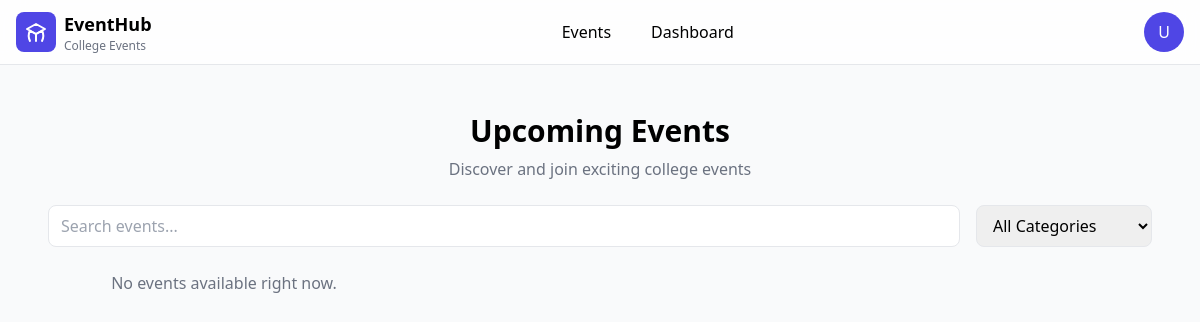
Before: /event_list/ (signed in) with the older database file.
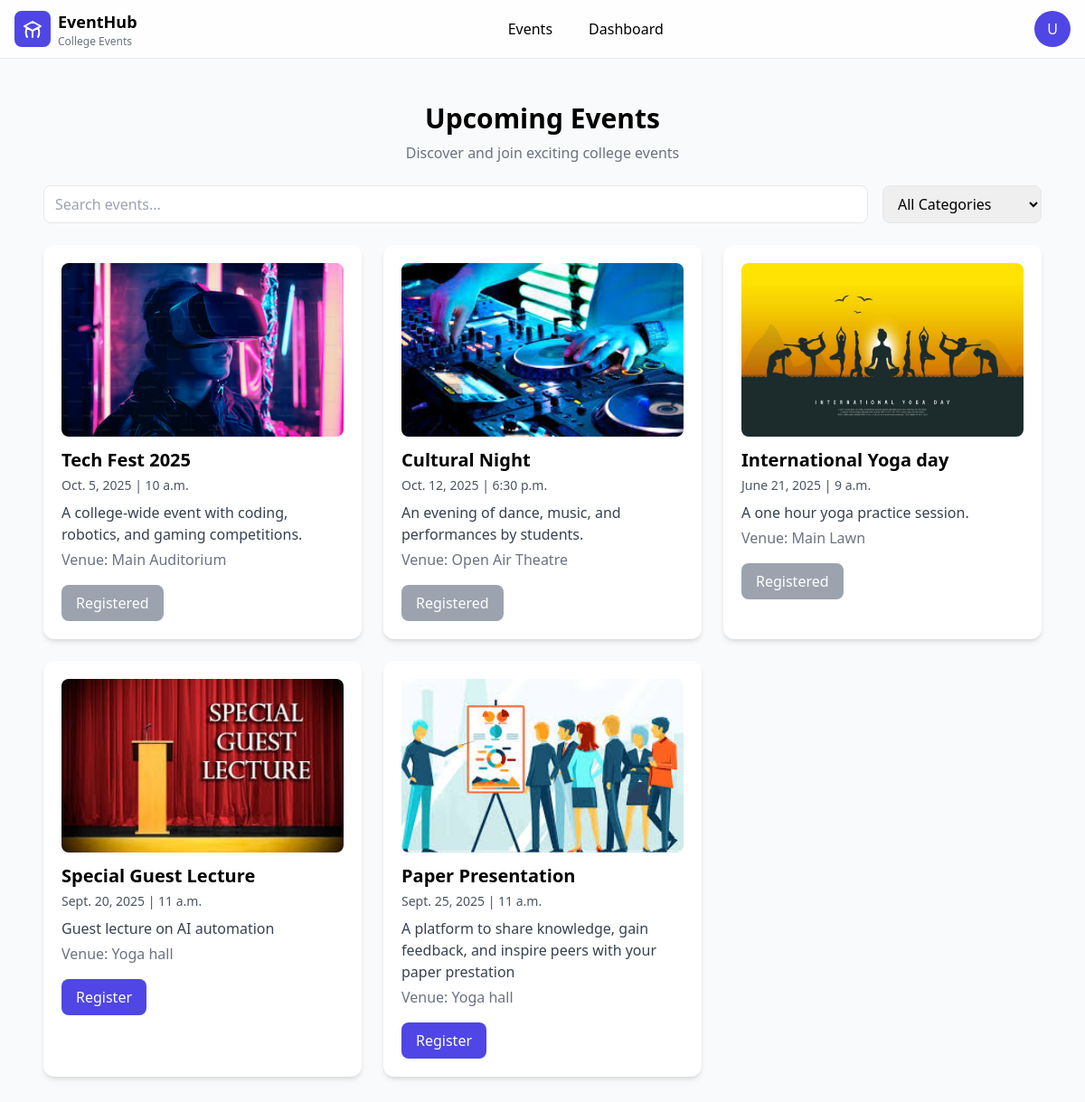
After: the same page with the newer database file.
### app1/models.py (models this page shows, shortened)
class Event(models.Model):
    title = models.CharField(max_length=200)
    description = models.TextField()
    date = models.DateField()
    location = models.CharField(max_length=200)
    time = models.TimeField(default="09:00")
    category = models.CharField(max_length=100, blank=True, null=True)
    max_participants = models.PositiveIntegerField(default=100)
    enrolled_count = models.PositiveIntegerField(default=0)
    image = models.ImageField(upload_to="event_images/", null=True, blank=True)
    venue = models.CharField(max_length=200, default="")   # ✅ new
    poster = models.ImageField(
         upload_to='posters/',                # folder inside media
        null=True, blank=True                 # allow empty posters
    )

### app1/views.py (the view, shortened to what this page needs)
# urls.py: path("event_list/", views.events_list_view, name="events"),
@login_required
def events_list_view(request):
    events = Event.objects.all()
    registered_event_ids = Enrollment.objects.filter(student=request.user).values_list('event_id', flat=True)
    context = {
        "events": events,
        "registered_event_ids": registered_event_ids,
    }
    return render(request, "event_list.html", context)

### frontend/templates/event_list.html (shortened to what this page needs)
{% extends "base.html" %}
{% block content %}
<div class="max-w-7xl mx-auto p-6 space-y-6">
  <div class="text-center space-y-2">
    <h1 class="text-3xl font-bold">Upcoming Events</h1>
    <p class="text-gray-500">Discover and join exciting college events</p>
  </div>
  <div class="flex flex-col sm:flex-row gap-4">
    <div class="relative flex-1">
      <input
        type="text"
        placeholder="Search events..."
        class="pl-3 w-full border rounded-lg px-3 py-2 focus:outline-none focus:ring-2 focus:ring-indigo-500"
      />
    </div>
    <div class="flex items-center gap-2">
      <select class="border rounded-lg px-3 py-2 w-44 focus:outline-none focus:ring-2 focus:ring-indigo-500">
        <option>All Categories</option>
      </select>
    </div>
  </div>
  <div class="grid grid-cols-1 md:grid-cols-2 lg:grid-cols-3 xl:grid-cols-4 gap-6 justify-items-center">
    {% for event in events %}
    <div x-data="{ open: false }" class="bg-white rounded-xl shadow-md p-5 w-full max-w-sm">
      {% if event.poster %}
        <img src="{{ event.poster.url }}" alt="{{ event.title }}" class="w-full h-48 object-cover rounded-lg mb-3 cursor-pointer" @click="open = true">
      {% elif event.title == "Techfest" %}
        <img src="/media/posters/techfest.png" alt="Techfest" class="w-full h-48 object-cover rounded-lg mb-3 cursor-pointer" @click="open = true">
      {% else %}
        <div class="w-full h-48 bg-gray-200 rounded-lg mb-3 flex items-center justify-center text-gray-400">
          No Image
        </div>
      {% endif %}
      <h2 class="text-xl font-semibold cursor-pointer" @click="open = true">{{ event.title }}</h2>
      <p class="text-gray-600 text-sm mt-1">{{ event.date }} | {{ event.time }}</p>
      <p class="text-gray-700 mt-2">{{ event.description }}</p>
      <p class="text-gray-500 mt-1">Venue: {{ event.venue }}</p>
      <form method="post" class="mt-4">
        {% if event.id in registered_event_ids %}
          <button disabled class="px-4 py-2 bg-gray-400 text-white rounded-lg cursor-not-allowed">Registered</button>
        {% else %}
          <button type="submit" class="px-4 py-2 bg-indigo-600 text-white rounded-lg hover:bg-indigo-700">Register</button>
        {% endif %}
      </form>
    </div>
    {% empty %}
      <p class="text-gray-500">No events available right now.</p>
    {% endfor %}
  </div>
</div>
{% endblock %}

### frontend/templates/base.html (shortened to what this page needs)
<!DOCTYPE html>
<html lang="en">
<head>
  <script src="https://cdn.tailwindcss.com"></script>
</head>
<body class="bg-gray-50">
  {% include "navbar.html" %}
  <main class="p-6">
    {% block content %}{% endblock %}
  </main>
</body>
</html>

### frontend/templates/navbar.html (shortened to what this page needs)
<nav class="sticky top-0 z-50 w-full border-b bg-white/80 backdrop-blur-md">
  <div class="max-w-7xl mx-auto px-4">
    <div class="flex h-16 items-center justify-between">
      <div class="flex items-center space-x-2">
        <div class="bg-indigo-600 rounded-lg p-2">
        </div>
        <div class="hidden sm:block">
          <h1 class="font-bold text-lg">EventHub</h1>
          <p class="text-xs text-gray-500">College Events</p>
        </div>
      </div>
      <div class="hidden md:flex items-center space-x-4">
        <a href="/event_list/"
           class="px-3 py-2 rounded hover:bg-gray-100 {% if active_page == 'events' %}font-bold underline{% endif %}">
          Events
        </a>
        <a href="/student_dashboard/"
           class="px-3 py-2 rounded hover:bg-gray-100 {% if active_page == 'dashboard' %}font-bold underline{% endif %}">
          Dashboard
        </a>
      </div>
      <div class="flex items-center space-x-3">
        <div class="relative group">
          <button class="h-10 w-10 rounded-full bg-indigo-600 text-white flex items-center justify-center">
            U
          </button>
        </div>
      </div>
    </div>
  </div>
</nav>

Changed rows visible on the page:
added Event: poster (picture), title "Tech Fest 2025", date "Oct. 5, 2025", time "10 a.m.", description "A college-wide event with coding, robotics, and gaming competitions.", venue "Main Auditorium", shows "Registered"
added Event: poster (picture), title "Cultural Night", date "Oct. 12, 2025", time "6:30 p.m.", description "An evening of dance, music, and performances by students.", venue "Open Air Theatre", shows "Registered"
added Event: poster (picture), title "International Yoga day", date "June 21, 2025", time "9 a.m.", description "A one hour yoga practice session.", venue "Main Lawn", shows "Registered"
added Event: poster (picture), title "Special Guest Lecture", date "Sept. 20, 2025", time "11 a.m.", description "Guest lecture on AI automation", venue "Yoga hall", shows "Register"
added Event: poster (picture), title "Paper Presentation", date "Sept. 25, 2025", time "11 a.m.", description "A platform to share knowledge, gain feedback, and inspire peers with your paper prestation", venue "Yoga hall", shows "Register"
Other visible differences:
text no longer shown: "No events available right now."
